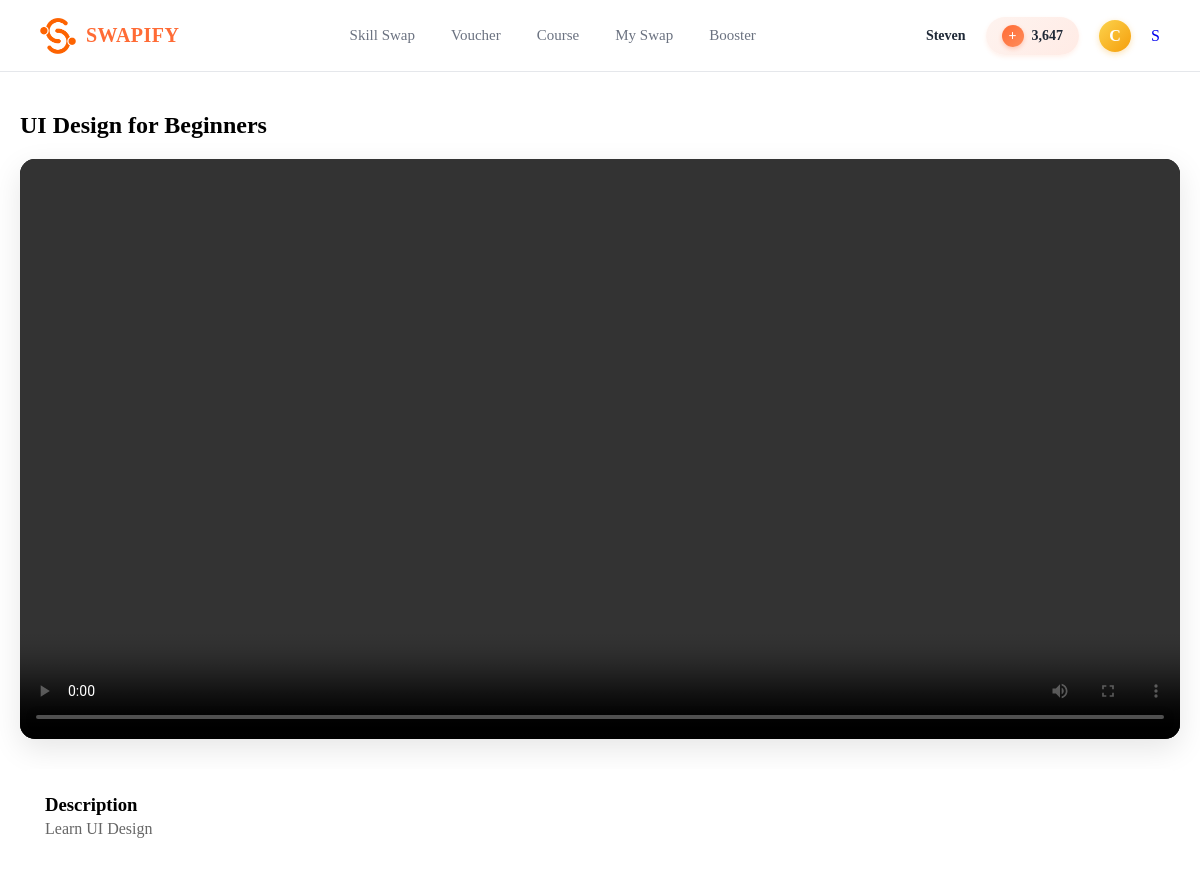
/watch-course.php?id=1 (signed in), run on the app's committed database.
### tables this page shows
CREATE TABLE `ms_users` (
  `user_id` int(11) NOT NULL,
  `name` varchar(100) DEFAULT NULL,
  `email` varchar(100) DEFAULT NULL,
  `phone_number` varchar(20) DEFAULT NULL,
  `password` varchar(255) DEFAULT NULL,
  `profile_picture` varchar(255) DEFAULT NULL,
  `bio` text DEFAULT NULL,
  `role` enum('user','expert','admin') DEFAULT 'user',
  `joined_date` datetime DEFAULT current_timestamp()
);

CREATE TABLE `ms_courses` (
  `course_id` int(11) NOT NULL,
  `user_id` int(11) DEFAULT NULL,
  `category_id` int(11) DEFAULT NULL,
  `title` varchar(150) DEFAULT NULL,
  `video` varchar(255) DEFAULT NULL,
  `description` text DEFAULT NULL,
  `upload_date` datetime DEFAULT current_timestamp(),
  `credits_price` int(11) DEFAULT NULL,
  `thumbnail` varchar(255) DEFAULT NULL
);

### watch-course.php (the view, shortened to what this page needs)
<?php
include "includes/db_connect.php";
include "includes/header.php";
$course_id = (int)$_GET['id'];
$user_id = $_SESSION['user_id'];
$check = $conn->prepare("SELECT c.* FROM tr_coursepurchase cp JOIN ms_courses c ON cp.course_id = c.course_id WHERE cp.user_id = ? AND cp.course_id = ?");
$check->bind_param("ii", $user_id, $course_id);
$check->execute();
$course = $check->get_result()->fetch_assoc();
?>
<div class="container" style="padding: 40px 20px;">
    <h2 style="margin-bottom: 20px;"><?= htmlspecialchars($course['title']) ?></h2>
    <div class="video-container" style="background: #000; border-radius: 15px; overflow: hidden; box-shadow: 0 10px 30px rgba(0,0,0,0.1);">
        <video width="100%" controls controlsList="nodownload">
            <source src="uploads/videos/<?= htmlspecialchars($course['video']) ?>" type="video/mp4">
        </video>
    </div>
    <div class="description" style="margin-top: 30px; background: white; padding: 25px; border-radius: 12px;">
        <h3>Description</h3>
        <p style="color: #666; line-height: 1.6;"><?= nl2br(htmlspecialchars($course['description'])) ?></p>
    </div>
</div>

### includes/header.php (shortened to what this page needs)
<?php
include "includes/db_connect.php";
if (isset($_SESSION['user_id'])) {
    $user_id = $_SESSION['user_id'];
    $header_query = "SELECT u.name, u.profile_picture, u.role, IFNULL(c.balance, 0) as balance
                     FROM ms_users u
                     LEFT JOIN ms_usercredits c ON u.user_id = c.user_id
                     WHERE u.user_id = ?";
    $header_stmt = $conn->prepare($header_query);
    $header_stmt->bind_param("i", $user_id);
    $header_stmt->execute();
    $header_result = $header_stmt->get_result();
    $userData = $header_result->fetch_assoc();
} else {
    $userData = ['name' => 'Guest', 'balance' => 0, 'profile_picture' => 'default.png', 'role' => 'user'];
}
$currentPage = basename($_SERVER['PHP_SELF']);
$isAdmin = (isset($userData['role']) && $userData['role'] === 'admin');
?>
<link rel="stylesheet" href="css/header.css?v=10">
<header class="header-nav">
    <div class="logo-container">
        <div class="logo-icon">
            <img src="images/v91_89.png" alt="Swapify Logo">
        </div>
        <span class="logo-text">SWAPIFY</span>
    </div>
    <nav class="nav-menu">
        <?php if ($isAdmin): ?>
            <a href="admin-dashboard.php"    class="nav-link admin-link <?= $currentPage == 'admin-dashboard.php' ? 'active' : '' ?>">Admin Dashboard</a>
            <a href="manage_user.php"       class="nav-link admin-link <?= $currentPage == 'manage_user.php' ? 'active' : '' ?>">Manage User</a>
            <a href="manage_vouchers.php"   class="nav-link admin-link <?= $currentPage == 'manage_vouchers.php' ? 'active' : '' ?>">Manage Voucher</a>
            <a href="admin_booster.php"   class="nav-link admin-link <?= $currentPage == 'admin_booster.php' ? 'active' : '' ?>">Manage Booster</a>
            <a href="admin_topup_packages.php"   class="nav-link admin-link <?= $currentPage == 'admin_topup_packages.php' ? 'active' : '' ?>">Manage Topup</a>
        <?php else: ?>
            <a href="dashboard.php" class="nav-link <?= $currentPage == 'dashboard.php' ? 'active' : '' ?>">Skill Swap</a>
            <a href="voucher.php"   class="nav-link <?= ($currentPage == 'voucher.php' || $currentPage == 'my-voucher.php') ? 'active' : '' ?>">Voucher</a>
            <a href="courses.php"   class="nav-link <?= ($currentPage == 'courses.php' || $currentPage == 'my-courses.php' || $currentPage == 'uploaded-courses.php') ? 'active' : '' ?>">Course</a>
            <a href="sessions.php"  class="nav-link <?= $currentPage == 'sessions.php' ? 'active' : '' ?>">My Swap</a>
            <a href="booster.php"   class="nav-link <?= $currentPage == 'booster.php' ? 'active' : '' ?>">Booster</a>
        <?php endif; ?>
    </nav>
    <?php if (!$isAdmin): ?>
        <div class="user-section">
            <span class="user-name"><?= htmlspecialchars($userData['name']) ?></span>
            <a href="topup.php" style="text-decoration: none; display: flex; align-items: center;">
                <div class="credit-badge">
                    <div class="credit-icon">+</div>
                    <span class="credit-value"><?= number_format($userData['balance']) ?></span>
                </div>
            </a>
            <div class="coin-icon">C</div>
            <div class="user-avatar">
                <a href="profile.php" style="text-decoration: none;">
                    <?php
                    $has_profile_img = !empty($userData['profile_picture']) && file_exists("uploads/" . $userData['profile_picture']);
                    if ($has_profile_img): ?>
                        <img src="uploads/<?= $userData['profile_picture'] ?>" alt="User Avatar">
                    <?php else: ?>
                        <div class="avatar-gradient">
                            <?= strtoupper(substr($userData['name'], 0, 1)) ?>
                        </div>
                    <?php endif; ?>
                </a>
            </div>
        </div>
    <?php else: ?>
        <div class="user-section">
            <a href="index.php" class="nav-link" style="color: #ef4444;">Logout</a>
        </div>
    <?php endif; ?>
</header>

### css/header.css (style rules this page uses)
* { margin: 0; padding: 0; box-sizing: border-box; }
.header-nav { display: flex; align-items: center; justify-content: space-between; padding: 32px 60px; background: white; border-bottom: 1px solid #E5E7EB; height: 72px; }
.logo-container { display: flex; align-items: center; gap: 10px; flex-shrink: 0; }
.logo-icon img { width: 36px; height: 36px; object-fit: contain; }
.logo-text { font-size: 20px; font-weight: 700; color: #FF6B35; letter-spacing: 0.5px; }
.nav-menu { display: flex; gap: 40px; align-items: center; flex: 1; justify-content: center; margin: 0 40px; }
.nav-link { color: #6B7280; font-size: 15px; font-weight: 500; cursor: pointer; transition: all 0.3s ease; text-decoration: none; position: relative; padding: 8px 4px; white-space: nowrap; }
.nav-link::after { content: ""; position: absolute; bottom: 0; left: 50%; transform: translateX(-50%); width: 0; height: 3px; background: linear-gradient(90deg, #2563EB, #3B82F6); border-radius: 3px; transition: width 0.3s ease; }
.user-section { display: flex; align-items: center; gap: 20px; flex-shrink: 0; }
.user-name { font-size: 14px; font-weight: 600; color: #1F2937; white-space: nowrap; }
.credit-badge { display: flex; align-items: center; gap: 8px; background: linear-gradient(135deg, #FEF3EF 0%, #FFEBE5 100%); padding: 8px 16px; border-radius: 24px; font-size: 14px; cursor: pointer; transition: all 0.3s ease; box-shadow: 0 2px 4px rgba(255, 107, 53, 0.1); }
.credit-icon { width: 22px; height: 22px; background: linear-gradient(135deg, #FF6B35 0%, #FF8C5A 100%); border-radius: 50%; display: flex; align-items: center; justify-content: center; color: white; font-size: 14px; font-weight: bold; box-shadow: 0 2px 4px rgba(255, 107, 53, 0.3); }
.credit-value { font-weight: 700; color: #1F2937; font-size: 14px; }
.coin-icon { width: 32px; height: 32px; background: linear-gradient(135deg, #FCD34D 0%, #F59E0B 100%); border-radius: 50%; display: flex; align-items: center; justify-content: center; color: white; font-size: 16px; font-weight: bold; box-shadow: 0 2px 6px rgba(245, 158, 11, 0.3); transition: all 0.3s ease; cursor: pointer; }
.user-avatar { position: relative; }
@media (max-width: 1200px) { .nav-menu { gap: 28px; } }
@media (max-width: 1200px) { .header-nav { padding: 16px 40px; } }

### data on the page
ms_users: name "Steven", name "S"
ms_courses: title "UI Design for Beginners", description "Learn UI Design"

### other printed values
$userData['balance'] "3,647"
